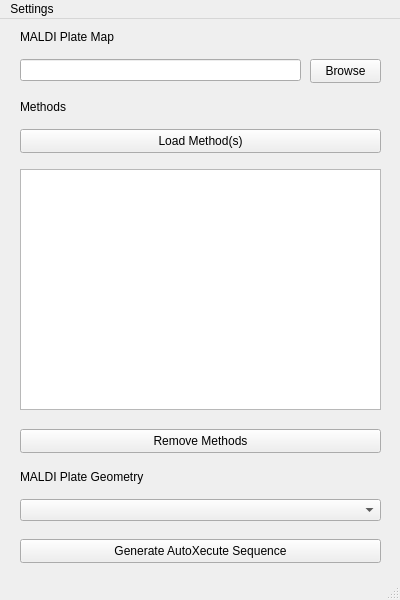
<?xml version="1.0" encoding="UTF-8"?>
<ui version="4.0">
 <class>MainWindow</class>
 <widget class="QMainWindow" name="MainWindow">
  <property name="geometry">
   <rect>
    <x>0</x>
    <y>0</y>
    <width>400</width>
    <height>600</height>
   </rect>
  </property>
  <property name="sizePolicy">
   <sizepolicy hsizetype="Fixed" vsizetype="Fixed">
    <horstretch>0</horstretch>
    <verstretch>0</verstretch>
   </sizepolicy>
  </property>
  <property name="minimumSize">
   <size>
    <width>400</width>
    <height>600</height>
   </size>
  </property>
  <property name="maximumSize">
   <size>
    <width>400</width>
    <height>600</height>
   </size>
  </property>
  <property name="windowTitle">
   <string>AutoXecute Sequence Generator</string>
  </property>
  <widget class="QWidget" name="CentralWidget">
   <widget class="QTableWidget" name="MethodsTable">
    <property name="geometry">
     <rect>
      <x>20</x>
      <y>150</y>
      <width>361</width>
      <height>241</height>
     </rect>
    </property>
   </widget>
   <widget class="QLabel" name="MaldiPlateMapLabel">
    <property name="geometry">
     <rect>
      <x>20</x>
      <y>10</y>
      <width>361</width>
      <height>16</height>
     </rect>
    </property>
    <property name="text">
     <string>MALDI Plate Map</string>
    </property>
   </widget>
   <widget class="QLineEdit" name="MaldiPlateMapLine">
    <property name="geometry">
     <rect>
      <x>20</x>
      <y>40</y>
      <width>281</width>
      <height>22</height>
     </rect>
    </property>
    <property name="readOnly">
     <bool>true</bool>
    </property>
   </widget>
   <widget class="QPushButton" name="MaldiPlateMapButton">
    <property name="geometry">
     <rect>
      <x>310</x>
      <y>40</y>
      <width>71</width>
      <height>24</height>
     </rect>
    </property>
    <property name="text">
     <string>Browse</string>
    </property>
   </widget>
   <widget class="QLabel" name="MethodsLabel">
    <property name="geometry">
     <rect>
      <x>20</x>
      <y>80</y>
      <width>361</width>
      <height>16</height>
     </rect>
    </property>
    <property name="text">
     <string>Methods</string>
    </property>
   </widget>
   <widget class="QPushButton" name="MethodsButton">
    <property name="geometry">
     <rect>
      <x>20</x>
      <y>110</y>
      <width>361</width>
      <height>24</height>
     </rect>
    </property>
    <property name="text">
     <string>Load Method(s)</string>
    </property>
   </widget>
   <widget class="QLabel" name="MaldiPlateGeometryLabel">
    <property name="geometry">
     <rect>
      <x>20</x>
      <y>450</y>
      <width>361</width>
      <height>16</height>
     </rect>
    </property>
    <property name="text">
     <string>MALDI Plate Geometry</string>
    </property>
   </widget>
   <widget class="QPushButton" name="GenerateAutoXecuteButton">
    <property name="geometry">
     <rect>
      <x>20</x>
      <y>520</y>
      <width>361</width>
      <height>24</height>
     </rect>
    </property>
    <property name="text">
     <string>Generate AutoXecute Sequence</string>
    </property>
   </widget>
   <widget class="QComboBox" name="MaldiPlateGeometryCombo">
    <property name="geometry">
     <rect>
      <x>20</x>
      <y>480</y>
      <width>361</width>
      <height>22</height>
     </rect>
    </property>
   </widget>
   <widget class="QPushButton" name="RemoveMethodsButton">
    <property name="geometry">
     <rect>
      <x>20</x>
      <y>410</y>
      <width>361</width>
      <height>24</height>
     </rect>
    </property>
    <property name="text">
     <string>Remove Methods</string>
    </property>
   </widget>
  </widget>
  <widget class="QStatusBar" name="statusbar"/>
  <widget class="QMenuBar" name="MenuBar">
   <property name="geometry">
    <rect>
     <x>0</x>
     <y>0</y>
     <width>400</width>
     <height>22</height>
    </rect>
   </property>
   <widget class="QMenu" name="Settings">
    <property name="title">
     <string>Settings</string>
    </property>
    <addaction name="ChangeGeometryFilesDirectory"/>
   </widget>
   <addaction name="Settings"/>
  </widget>
  <action name="ChangeGeometryFilesDirectory">
   <property name="text">
    <string>Edit Path to &quot;GeometryFiles&quot; Directory</string>
   </property>
  </action>
 </widget>
 <resources/>
 <connections/>
</ui>
